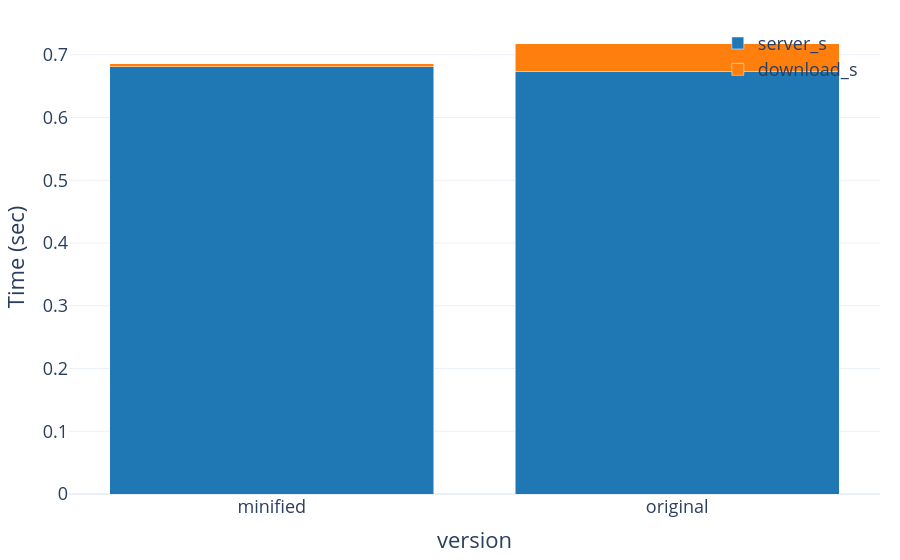

Here is the notebook cell this chart was saved with:
### Code cell
fig = px.bar(
    df_bar, x="version", y="value", color="variable", 
    barmode="stack", template="plotly_white",
    labels={"value": "Time (sec)"},
    color_discrete_sequence=["#1f77b4", "#ff7f0e", "#2ca02c"]
)

fig.update_layout(legend=dict(
    yanchor="top",
    y=0.99,
    xanchor="left",
    x=0.8,
    bgcolor="rgba(255, 255, 255, 0)",
), 
margin=dict(l=20, r=20, t=20, b=20),
legend_title_text="", font_size=18)

fig

### Figure 1 — Plotly figure (JSON) as saved in the notebook; plotly's stock layout.template omitted (floating-point values rounded to 4 significant figures)
{"data": [{"alignmentgroup": "True", "hovertemplate": "variable=server_s<br>version=%{x}<br>Time (sec)=%{y}<extra></extra>", "legendgroup": "server_s", "marker": {"color": "#1f77b4", "pattern": {"shape": ""}}, "name": "server_s", "offsetgroup": "server_s", "orientation": "v", "showlegend": true, "textposition": "auto", "type": "bar", "x": ["minified", "original"], "xaxis": "x", "y": [0.6807, 0.6732], "yaxis": "y"}, {"alignmentgroup": "True", "hovertemplate": "variable=download_s<br>version=%{x}<br>Time (sec)=%{y}<extra></extra>", "legendgroup": "download_s", "marker": {"color": "#ff7f0e", "pattern": {"shape": ""}}, "name": "download_s", "offsetgroup": "download_s", "orientation": "v", "showlegend": true, "textposition": "auto", "type": "bar", "x": ["minified", "original"], "xaxis": "x", "y": [0.005239, 0.04445], "yaxis": "y"}], "layout": {"barmode": "stack", "font": {"size": 18}, "legend": {"bgcolor": "rgba(255, 255, 255, 0)", "title": {"text": ""}, "tracegroupgap": 0, "x": 0.8, "xanchor": "left", "y": 0.99, "yanchor": "top"}, "margin": {"b": 20, "l": 20, "r": 20, "t": 20}, "xaxis": {"anchor": "y", "domain": [0, 1], "title": {"text": "version"}}, "yaxis": {"anchor": "x", "domain": [0, 1], "title": {"text": "Time (sec)"}}}}
